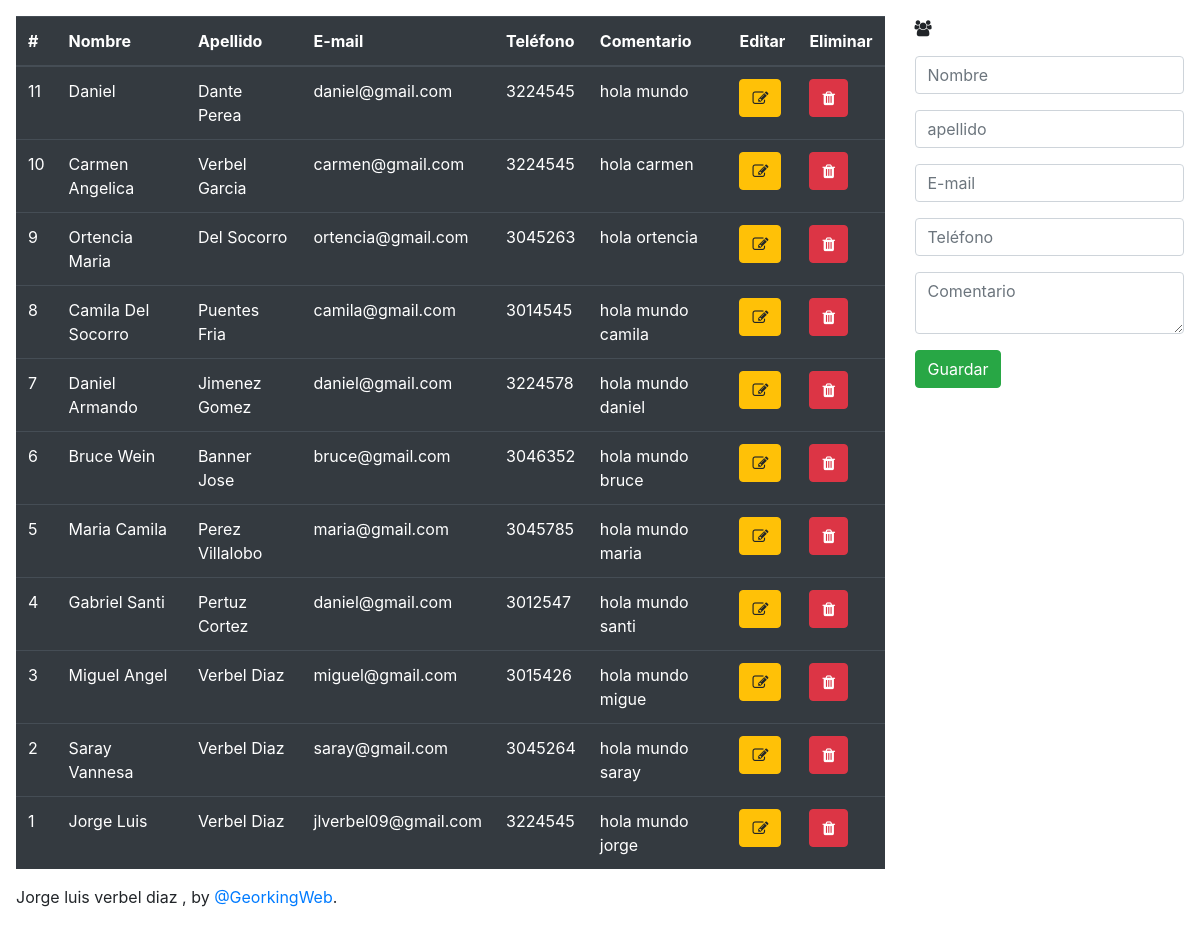
Page /site/dashboard/dashboard.php on the committed database.
### tables this page shows
CREATE TABLE `users` (
  `id` int(11) NOT NULL AUTO_INCREMENT,
  `firstname` varchar(100) DEFAULT NULL,
  `lastname` varchar(100) DEFAULT NULL,
  `email` varchar(100) DEFAULT NULL,
  `phone` double DEFAULT NULL,
  `commentary` text DEFAULT NULL,
  `created_at` datetime DEFAULT current_timestamp(),
  `updated_at` datetime DEFAULT NULL,
  `deleted_at` datetime DEFAULT NULL,
  PRIMARY KEY (`id`)
);

### class/clsConnectDB.php (called while the page is built, shortened)
<?php
	class ConnectDB {
		private $user="root";
		private $password='';
		private $host="localhost";
		private $db="phppuro";
		private $charset="utf8";
		private $conexion;
		private function Conectar() {
			$this->conexion = new mysqli($this->host, $this->user, $this->password, $this->db);
			$this->conexion->set_charset($this->charset);
			if ($this->conexion->connect_errno) {
				return false;
			}else {
				return true;
			}
		}
		function enviarQuery($query,$tipo,$rtID=false) {
			switch ($tipo) {
				case 'R':
					$resultado = $this->conexion->query($query);
					if (!$resultado) {
						$this->errMsj = $this->conexion->connect_errno.":".$this->conexion->connect_error;
					}else {
						if (@$resultado->num_rows == 0) {
							return false;
						}
						else {
							$resultado->data_seek(0);
							while ($fila = $resultado->fetch_assoc()) {
								$rst[] = $fila;
							}
							return $rst;
						}
					}
					break;
			}
		}
	}
?>

### class/clsDashboard.php (called while the page is built, shortened)
<?php
	class Dashboard
	{
		private $db;
		function __construct() {
			$this->db = new ConnectDB();
		}
		function listadoClientes(){
			$query = "CALL sp_clients ('consultar','','','','','','')";
			$rst = $this->db->enviarQuery($query,'R');
			if(@$rst[0]['id'] != ""){
				return $rst;
			}else{
				return array("ErrorStatus"=>true);
			}
		}
	}
?>

### site/dashboard/dashboard.php (the view, shortened to what this page needs)
<?php
    include '../../class/clsConnectDB.php';
    include '../../class/clsDashboard.php';
    $Dashboard = new Dashboard();
    $listClients = $Dashboard->listadoClientes();
    include '../header.php';
?>
<link rel="stylesheet" href="../../assets/css/styles/dashboard.scss">
<div class="   h-100 p-3  flex-column">
    <div class="row">
        <div class="col-md-9">
            <table class="table table-dark">
                <thead>
                    <tr>
                        <th scope="col">#</th>
                        <th scope="col">Nombre</th>
                        <th scope="col">Apellido</th>
                        <th scope="col">E-mail</th>
                        <th scope="col">Teléfono</th>
                        <th scope="col">Comentario</th>
                        <th scope="col">Editar</th>
                        <th scope="col">Eliminar</th>
                    </tr>
                </thead>
                <tbody>
                    <?php
                    if(isset($listClients['ErrorStatus']) && $listClients['ErrorStatus'] ==  1){
                        ?>
                    <tr>
                        <td colspan="4">No hay datos</td>
                    </tr>
                    <?php
                    }else{
                        foreach($listClients as $client){ ?>
                    <tr>
                        <td><?=$client['id']?></td>
                        <td><?= ucwords($client['firstname'])?></td>
                        <td><?= ucwords($client['lastname'])?></td>
                        <td><?=$client['email']?></td>
                        <td><?=$client['phone']?></td>
                        <td><?=$client['commentary']?></td>
                        <td>
                            <button class="btn btn-warning" onClick="editarCliente(<?= $client['id']?>)">
                                <span class="fa fa-edit"></span>
                            </button>
                        </td>
                        <td>
                            <button class="btn btn-danger " onClick="eliminarCliente(<?= $client['id']?>)">
                                <span class="fa fa-trash"></span>
                            </button>
                        </td>
                    </tr>
                    <?php
                        }
                     } ?>
                </tbody>
            </table>
        </div>
        <div class="col-md-3">
            <form class="formulario">
                <div class="form-group">
                    <div class="iconoClients">
                        <i class="fa fa-users" aria-hidden="true"></i>
                    </div>
                </div>
                <div class="form-group">
                    <input type="text" placeholder="Nombre" class="form-control" id="nombre" autofocus>
                </div>
                <div class="form-group">
                    <input type="text" placeholder="apellido" class="form-control" id="apellido">
                </div>
                <div class="form-group">
                    <input type="text" placeholder="E-mail" class="form-control" id="email">
                </div>
                <div class="form-group">
                    <input type="text" placeholder="Teléfono" class="form-control" id="telefono">
                </div>
                <div class="form-group">
                    <textarea class="form-control" id="comentario" placeholder="Comentario"></textarea>
                </div>
                <button type="button" onclick="guardarDatos()" class="btn btn-success">Guardar</button>
            </form>
        </div>
    </div>
    <footer class="mastfoot mt-auto">
        <div class="inner">
            <p>Jorge luis verbel diaz , by <a href="#">@GeorkingWeb</a>.</p>
        </div>
    </footer>
</div>
<?php include '../footer.php';

### site/header.php (shortened to what this page needs)
<!DOCTYPE html>
<html lang="en">
<head>
   <link rel="stylesheet" href="https://stackpath.bootstrapcdn.com/bootstrap/4.5.0/css/bootstrap.min.css">
   <link rel="stylesheet" href="../../assets/css/generalStyle.css">
   <link rel="stylesheet" href="../../assets/plugins/font-awesome/css/font-awesome.min.css">
   <link rel="stylesheet" href="../../assets\plugins\sweetalert2\dist/sweetalert2.min.css">
</head>
<body>

### site/footer.php (shortened to what this page needs)
</body>
</html>

### assets/css/generalStyle.css (style rules this page uses)
body { background: url(https://images.pexels.com/photos/459654/pexels-photo-459654.jpeg?auto=compress&cs=tinysrgb&dpr=2&w=500) center center fixed; background-repeat: no-repeat; background-size: cover; background-position: top; }

### rows in the picture
users: id "11", firstname "Daniel", lastname "Dante Perea", email "daniel@gmail.com", phone "3224545", commentary "hola mundo"
users: id "10", firstname "Carmen Angelica", lastname "Verbel Garcia", email "carmen@gmail.com", phone "3224545", commentary "hola carmen"
users: id "9", firstname "Ortencia Maria", lastname "Del Socorro", email "ortencia@gmail.com", phone "3045263", commentary "hola ortencia"
users: id "8", firstname "Camila Del Socorro", lastname "Puentes Fria", email "camila@gmail.com", phone "3014545", commentary "hola mundo camila"
users: id "7", firstname "Daniel Armando", lastname "Jimenez Gomez", email "daniel@gmail.com", phone "3224578", commentary "hola mundo daniel"
users: id "6", firstname "Bruce Wein", lastname "Banner Jose", email "bruce@gmail.com", phone "3046352", commentary "hola mundo bruce"
users: id "5", firstname "Maria Camila", lastname "Perez Villalobo", email "maria@gmail.com", phone "3045785", commentary "hola mundo maria"
users: id "4", firstname "Gabriel Santi", lastname "Pertuz Cortez", email "daniel@gmail.com", phone "3012547", commentary "hola mundo santi"
users: id "3", firstname "Miguel Angel", lastname "Verbel Diaz", email "miguel@gmail.com", phone "3015426", commentary "hola mundo migue"
users: id "2", firstname "Saray Vannesa", lastname "Verbel Diaz", email "saray@gmail.com", phone "3045264", commentary "hola mundo saray"
users: id "1", firstname "Jorge Luis", lastname "Verbel Diaz", email "jlverbel09@gmail.com", phone "3224545", commentary "hola mundo jorge"
